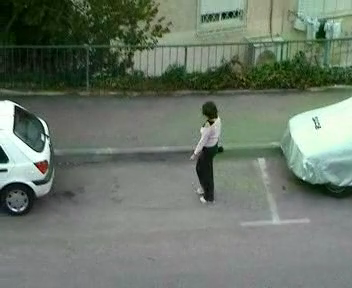
#> input picture frame 47 of woman.mp4, 352 x 288 px, given in place of sample8.mpg, which was not available
$ python medianblur.py   (older library calls are emulated)
#> lines starting #> are read from the running program, lines starting #| are printed output that depends on the picture; after the words box and inside, x2 and y2 are one past the last pixel; in counts of white or black regions, pixels touching at a corner belong together; pictures that were not available may be replaced by others from this repository, and a replacement may not be noted
import cv2
import numpy as np

cap = cv2.VideoCapture('sample8.mpg')

while(1):

    # Take each frame
    _, frame = cap.read()
#> frame is the input picture: shape (288, 352, 3); mean B, G, R 105.3, 118.1, 106.6
    frame = cv2.medianBlur(frame, 3)#ksize[, dst])
    hsv = cv2.cvtColor(frame, cv2.COLOR_BGR2HSV)
#> hsv: shape (288, 352, 3); mean H, S, V 61.9, 49, 118.3
    # frame = cv2.fastNlMeansDenoisingColored(frame,None,10,10,7,21)
    lower_red = np.array([30,150,50])
    upper_red = np.array([255,255,180])

    mask = cv2.inRange(hsv, lower_red, upper_red)
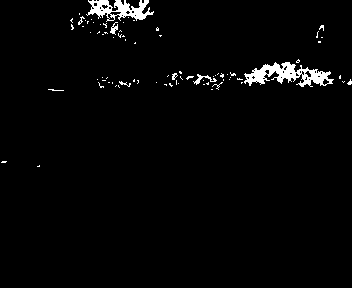
#> mask: shape (288, 352); 2.3% white; 79 white regions (72 under 20 px), largest, box (x1, y1, x2, y2) and area: (244, 62, 334, 87) 1044, (86, 0, 154, 22) 740, (193, 74, 217, 85) 77
    res = cv2.bitwise_and(frame,frame, mask= mask)
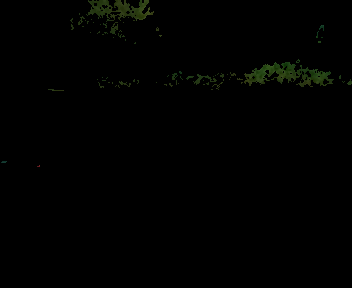
#> res: shape (288, 352, 3); mean B, G, R 0.5, 1.4, 0.9

    laplacian = cv2.Laplacian(frame,cv2.CV_64F)
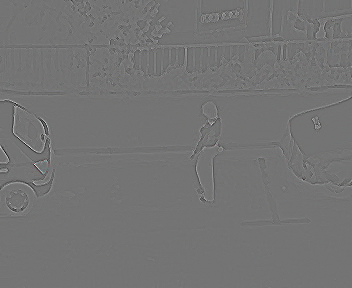
#> laplacian: shape (288, 352, 3) float64; mean B, G, R 0, 0, 0; drawn with min black and max white
    sobelx = cv2.Sobel(frame,cv2.CV_64F,1,0,ksize=5)
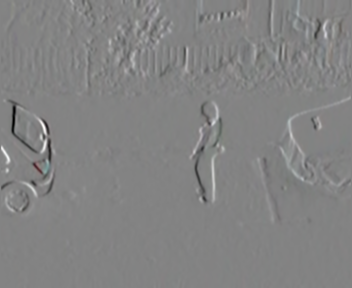
#> sobelx: shape (288, 352, 3) float64; mean B, G, R 15.8, 18.3, 16.1; drawn with min black and max white
    sobely = cv2.Sobel(frame,cv2.CV_64F,0,1,ksize=5)
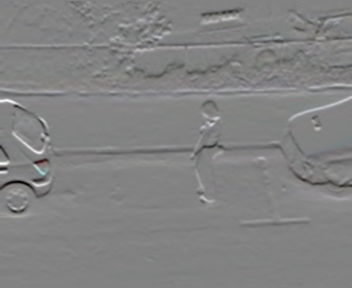
#> sobely: shape (288, 352, 3) float64; mean B, G, R 15.8, 3.7, 9.6; drawn with min black and max white
    canny = cv2.Canny(frame,100,200)
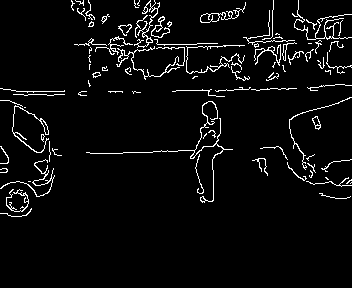
#> canny: shape (288, 352); 4.6% white in thin lines or dots, all inside (x1, y1, x2, y2) = (0, 0, 352, 217)

    # canny = cv2.cvtColor(canny, cv2.COLOR_BGR2GRAY)
    _,canny = cv2.threshold(canny,200,255,cv2.THRESH_BINARY)


    indices = np.where(canny == [255])
#> indices = 4663 positions, rows 0 to 216, columns 0 to 351
    # print(indices)

    coordinates = zip(indices[0], indices[1])
    # print(coordinates)
    sumx=0
    sumy=0
    ctr=0
    for x in coordinates:
        if x[1]==1:
            continue
        ctr+=1
        sumx+=x[0]
        sumy+=x[1]
#> this loop made 4663 passes
#> (x, sumx, sumy) on passes 2 to 4: ((0, 75), 0, 146), ((0, 83), 0, 229), ((0, 88), 0, 317)
#> after the loop, ctr = 4652; sumx = 409452; sumy = 877540
    if ctr!=0:
        sumx= int(sumx/ctr)
#> sumx = 88
        sumy= int(sumy/ctr)
#> sumy = 188
        print(str(sumx)+' '+str(sumy))
#| 88 188
        # cv2.circle(canny,(sumx,sumy), 100, (0,0,255), -1)
        cv2.circle(frame,(sumy,sumx), 5, (0,0,255), -1)
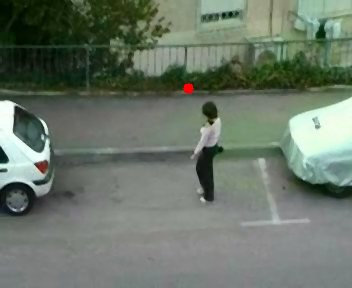
#> frame: shape (288, 352, 3); mean B, G, R 105.3, 118, 106.8


    cv2.imshow('Original',frame)
    # cv2.imshow('Mask',mask)
    # cv2.imshow('laplacian',laplacian)
    # # cv2.imshow('sobelx',sobelx)
    # cv2.imshow('sobely',sobely)
    cv2.imshow('canny',canny)
    # cv2.imshow('dst',dst)


    k = cv2.waitKey(5) & 0xFF
#> (key Esc is pressed here)
    if k == 27:
        break

cv2.destroyAllWindows()
cap.release()

$ run again, starting later in the video
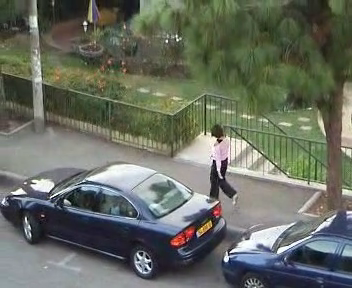
#> input picture frame 215 of woman.mp4, 352 x 288 px, given in place of sample8.mpg, which was not available
#> frame is the input picture: shape (288, 352, 3); mean B, G, R 97, 108.4, 103.5
#> hsv: shape (288, 352, 3); mean H, S, V 61.1, 58.3, 113.7
#> `mask = cv2.inRange(hsv, lower_red, upper_red)`:
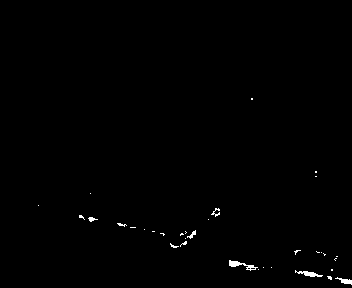
#> mask: shape (288, 352); 0.5% white; 34 white regions (28 under 20 px), largest, box (x1, y1, x2, y2) and area: (229, 260, 258, 271) 111, (295, 270, 323, 277) 87, (335, 277, 352, 285) 60, (211, 208, 220, 217) 32, (187, 230, 196, 239) 32, (88, 217, 98, 222) 27
#> `canny = cv2.Canny(frame,100,200)`:
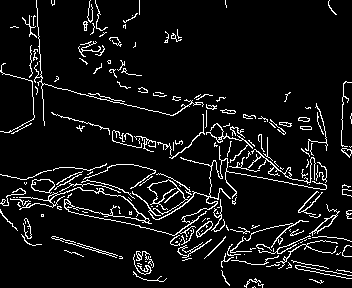
#> canny: shape (288, 352); 7.5% white in thin lines or dots
#> indices = 7601 positions, rows 0 to 287, columns 0 to 351
#> the loop `for x in coordinates:` made 7601 passes
#> (x, sumx, sumy) on passes 2 to 4: ((0, 51), 0, 87), ((0, 54), 0, 141), ((0, 90), 0, 231)
#> after the loop `for x in coordinates:`: ctr = 7586; sumx = 1305983; sumy = 1371023
#> `sumx= int(sumx/ctr)`: sumx = 172
#> `sumy= int(sumy/ctr)`: sumy = 180
#| 172 180

$ run again, starting later in the video
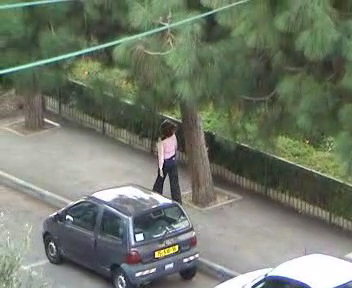
#> input picture frame 383 of woman.mp4, 352 x 288 px, given in place of sample8.mpg, which was not available
#> frame is the input picture: shape (288, 352, 3); mean B, G, R 107.2, 121.8, 114.1
#> hsv: shape (288, 352, 3); mean H, S, V 53.2, 47.1, 124.5
#> `mask = cv2.inRange(hsv, lower_red, upper_red)`:
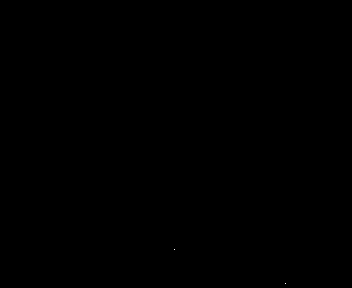
#> mask: shape (288, 352); 0% white in thin lines or dots, all inside (x1, y1, x2, y2) = (174, 249, 286, 284)
#> canny: shape (288, 352); 5.8% white in thin lines or dots
#> indices = 5878 positions, rows 0 to 287, columns 0 to 351
#> the loop `for x in coordinates:` made 5878 passes
#> (x, sumx, sumy) on passes 2 to 4: ((0, 40), 0, 79), ((0, 43), 0, 122), ((0, 44), 0, 166)
#> after the loop `for x in coordinates:`: ctr = 5868; sumx = 1013522; sumy = 940384
#> `sumx= int(sumx/ctr)`: sumx = 172
#> `sumy= int(sumy/ctr)`: sumy = 160
#| 172 160
#> `cv2.circle(frame,(sumy,sumx), 5, (0,0,255), -1)`:
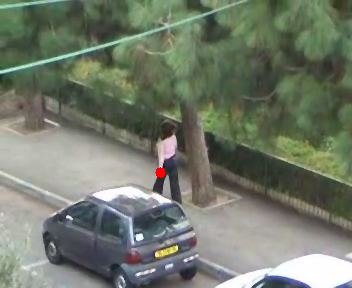
#> frame: shape (288, 352, 3); mean B, G, R 107, 121.6, 114.1
